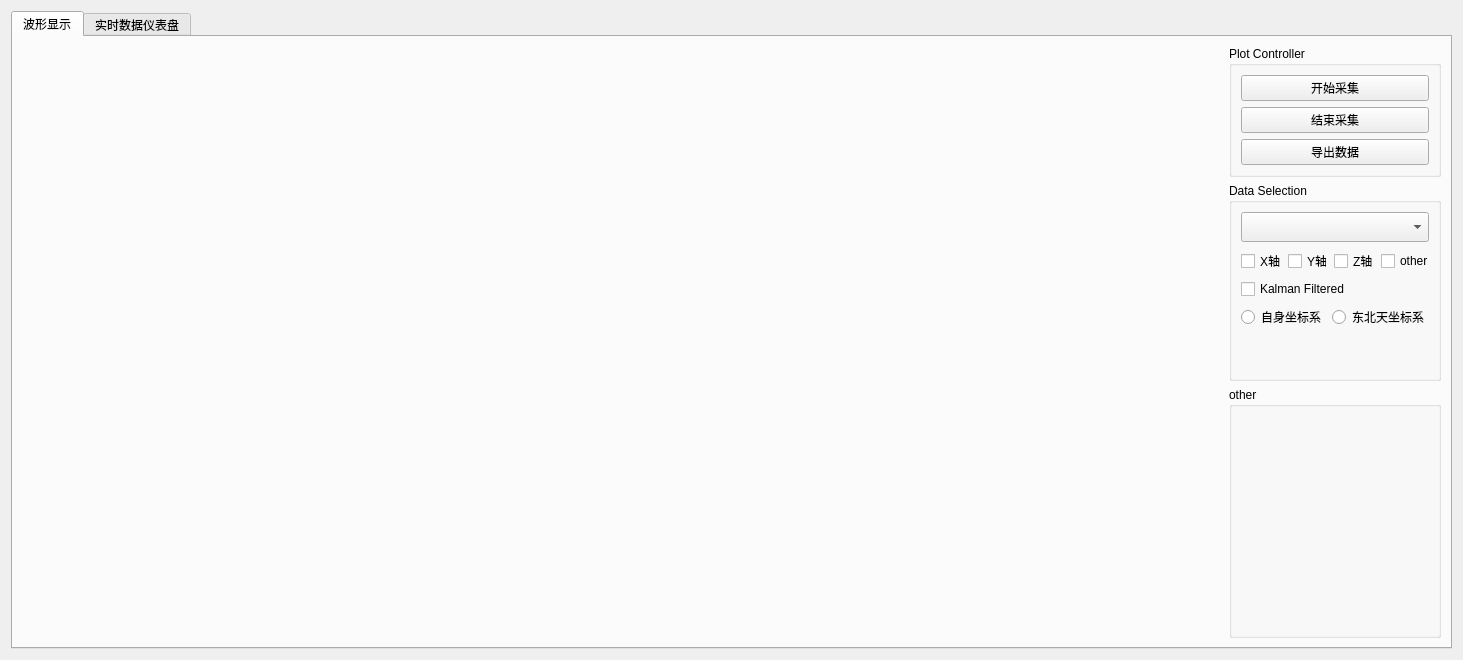
<?xml version="1.0" encoding="UTF-8"?>
<ui version="4.0">
 <class>ImuPage</class>
 <widget class="QWidget" name="ImuPage">
  <property name="geometry">
   <rect>
    <x>0</x>
    <y>0</y>
    <width>1463</width>
    <height>660</height>
   </rect>
  </property>
  <property name="windowTitle">
   <string>Form</string>
  </property>
  <layout class="QVBoxLayout" name="verticalLayout_3">
   <item>
    <widget class="QTabWidget" name="ImutabWidget">
     <property name="currentIndex">
      <number>0</number>
     </property>
     <widget class="QWidget" name="waveformTab">
      <attribute name="title">
       <string>波形显示</string>
      </attribute>
      <layout class="QHBoxLayout" name="horizontalLayout_3">
       <item>
        <layout class="QHBoxLayout" name="waveform_controller_HLayout" stretch="6,1">
         <item>
          <widget class="MyWaveform" name="waveformPlot" native="true"/>
         </item>
         <item>
          <layout class="QVBoxLayout" name="controller_boxs_VLayout" stretch="1,0,2">
           <item>
            <widget class="QGroupBox" name="plotControllerBox">
             <property name="title">
              <string>Plot Controller</string>
             </property>
             <layout class="QVBoxLayout" name="verticalLayout">
              <item>
               <widget class="QPushButton" name="startCollectionButton">
                <property name="sizePolicy">
                 <sizepolicy hsizetype="Minimum" vsizetype="Maximum">
                  <horstretch>0</horstretch>
                  <verstretch>0</verstretch>
                 </sizepolicy>
                </property>
                <property name="minimumSize">
                 <size>
                  <width>100</width>
                  <height>0</height>
                 </size>
                </property>
                <property name="maximumSize">
                 <size>
                  <width>16777215</width>
                  <height>60</height>
                 </size>
                </property>
                <property name="text">
                 <string>开始采集</string>
                </property>
               </widget>
              </item>
              <item>
               <widget class="QPushButton" name="stopCollectionButton">
                <property name="sizePolicy">
                 <sizepolicy hsizetype="Minimum" vsizetype="Maximum">
                  <horstretch>0</horstretch>
                  <verstretch>0</verstretch>
                 </sizepolicy>
                </property>
                <property name="minimumSize">
                 <size>
                  <width>100</width>
                  <height>0</height>
                 </size>
                </property>
                <property name="maximumSize">
                 <size>
                  <width>16777215</width>
                  <height>60</height>
                 </size>
                </property>
                <property name="text">
                 <string>结束采集</string>
                </property>
               </widget>
              </item>
              <item>
               <widget class="QPushButton" name="exportDataButton">
                <property name="sizePolicy">
                 <sizepolicy hsizetype="Minimum" vsizetype="Maximum">
                  <horstretch>0</horstretch>
                  <verstretch>0</verstretch>
                 </sizepolicy>
                </property>
                <property name="minimumSize">
                 <size>
                  <width>100</width>
                  <height>0</height>
                 </size>
                </property>
                <property name="maximumSize">
                 <size>
                  <width>16777215</width>
                  <height>60</height>
                 </size>
                </property>
                <property name="text">
                 <string>导出数据</string>
                </property>
               </widget>
              </item>
             </layout>
            </widget>
           </item>
           <item>
            <widget class="QGroupBox" name="dataSelectionGroupBox">
             <property name="title">
              <string>Data Selection</string>
             </property>
             <property name="alignment">
              <set>Qt::AlignLeading|Qt::AlignLeft|Qt::AlignTop</set>
             </property>
             <layout class="QVBoxLayout" name="verticalLayout_4">
              <item>
               <layout class="QVBoxLayout" name="verticalLayout_2">
                <property name="spacing">
                 <number>7</number>
                </property>
                <property name="sizeConstraint">
                 <enum>QLayout::SetFixedSize</enum>
                </property>
                <item>
                 <widget class="QComboBox" name="dataTypeComboBox">
                  <property name="sizePolicy">
                   <sizepolicy hsizetype="MinimumExpanding" vsizetype="Preferred">
                    <horstretch>0</horstretch>
                    <verstretch>0</verstretch>
                   </sizepolicy>
                  </property>
                  <property name="minimumSize">
                   <size>
                    <width>0</width>
                    <height>30</height>
                   </size>
                  </property>
                  <property name="maximumSize">
                   <size>
                    <width>200</width>
                    <height>50</height>
                   </size>
                  </property>
                  <property name="sizeIncrement">
                   <size>
                    <width>0</width>
                    <height>0</height>
                   </size>
                  </property>
                  <property name="baseSize">
                   <size>
                    <width>0</width>
                    <height>30</height>
                   </size>
                  </property>
                  <property name="font">
                   <font>
                    <pointsize>10</pointsize>
                   </font>
                  </property>
                  <property name="styleSheet">
                   <string notr="true">QComboBox {   padding-left: 20px; }</string>
                  </property>
                  <property name="currentText">
                   <string/>
                  </property>
                 </widget>
                </item>
                <item>
                 <layout class="QGridLayout" name="gridLayout">
                  <property name="leftMargin">
                   <number>0</number>
                  </property>
                  <property name="verticalSpacing">
                   <number>0</number>
                  </property>
                  <item row="0" column="2">
                   <widget class="QCheckBox" name="axisCheckBox_3">
                    <property name="sizePolicy">
                     <sizepolicy hsizetype="MinimumExpanding" vsizetype="Fixed">
                      <horstretch>0</horstretch>
                      <verstretch>0</verstretch>
                     </sizepolicy>
                    </property>
                    <property name="minimumSize">
                     <size>
                      <width>30</width>
                      <height>20</height>
                     </size>
                    </property>
                    <property name="maximumSize">
                     <size>
                      <width>100</width>
                      <height>30</height>
                     </size>
                    </property>
                    <property name="text">
                     <string>Z轴</string>
                    </property>
                   </widget>
                  </item>
                  <item row="0" column="1">
                   <widget class="QCheckBox" name="axisCheckBox_2">
                    <property name="sizePolicy">
                     <sizepolicy hsizetype="MinimumExpanding" vsizetype="Fixed">
                      <horstretch>0</horstretch>
                      <verstretch>0</verstretch>
                     </sizepolicy>
                    </property>
                    <property name="minimumSize">
                     <size>
                      <width>30</width>
                      <height>20</height>
                     </size>
                    </property>
                    <property name="maximumSize">
                     <size>
                      <width>100</width>
                      <height>30</height>
                     </size>
                    </property>
                    <property name="text">
                     <string>Y轴</string>
                    </property>
                   </widget>
                  </item>
                  <item row="0" column="0">
                   <widget class="QCheckBox" name="axisCheckBox_1">
                    <property name="sizePolicy">
                     <sizepolicy hsizetype="MinimumExpanding" vsizetype="Fixed">
                      <horstretch>0</horstretch>
                      <verstretch>0</verstretch>
                     </sizepolicy>
                    </property>
                    <property name="minimumSize">
                     <size>
                      <width>30</width>
                      <height>20</height>
                     </size>
                    </property>
                    <property name="maximumSize">
                     <size>
                      <width>100</width>
                      <height>30</height>
                     </size>
                    </property>
                    <property name="text">
                     <string>X轴</string>
                    </property>
                   </widget>
                  </item>
                  <item row="0" column="3">
                   <widget class="QCheckBox" name="axisCheckBox_4">
                    <property name="sizePolicy">
                     <sizepolicy hsizetype="MinimumExpanding" vsizetype="Fixed">
                      <horstretch>0</horstretch>
                      <verstretch>0</verstretch>
                     </sizepolicy>
                    </property>
                    <property name="minimumSize">
                     <size>
                      <width>30</width>
                      <height>20</height>
                     </size>
                    </property>
                    <property name="maximumSize">
                     <size>
                      <width>100</width>
                      <height>30</height>
                     </size>
                    </property>
                    <property name="text">
                     <string>other</string>
                    </property>
                   </widget>
                  </item>
                 </layout>
                </item>
               </layout>
              </item>
              <item>
               <widget class="QCheckBox" name="KalmanFilteredCheckBox">
                <property name="text">
                 <string>Kalman Filtered</string>
                </property>
               </widget>
              </item>
              <item>
               <layout class="QHBoxLayout" name="CoordinateSelectLayout">
                <item>
                 <widget class="QRadioButton" name="toIMU_RButton">
                  <property name="text">
                   <string>自身坐标系</string>
                  </property>
                 </widget>
                </item>
                <item>
                 <widget class="QRadioButton" name="toENU_RButton">
                  <property name="text">
                   <string>东北天坐标系</string>
                  </property>
                 </widget>
                </item>
               </layout>
              </item>
              <item>
               <spacer name="verticalSpacer">
                <property name="orientation">
                 <enum>Qt::Vertical</enum>
                </property>
                <property name="sizeHint" stdset="0">
                 <size>
                  <width>20</width>
                  <height>40</height>
                 </size>
                </property>
               </spacer>
              </item>
             </layout>
            </widget>
           </item>
           <item>
            <widget class="QGroupBox" name="otherFunctionGroupBox">
             <property name="title">
              <string>other</string>
             </property>
             <layout class="QVBoxLayout" name="verticalLayout_5">
              <item>
               <spacer name="verticalSpacer_2">
                <property name="orientation">
                 <enum>Qt::Vertical</enum>
                </property>
                <property name="sizeHint" stdset="0">
                 <size>
                  <width>20</width>
                  <height>40</height>
                 </size>
                </property>
               </spacer>
              </item>
             </layout>
            </widget>
           </item>
          </layout>
         </item>
        </layout>
       </item>
      </layout>
     </widget>
     <widget class="QWidget" name="DataDisplayTab">
      <attribute name="title">
       <string>实时数据仪表盘</string>
      </attribute>
     </widget>
    </widget>
   </item>
  </layout>
 </widget>
 <customwidgets>
  <customwidget>
   <class>MyWaveform</class>
   <extends>QWidget</extends>
   <header location="global">library/mywaveform.h</header>
   <container>1</container>
  </customwidget>
 </customwidgets>
 <resources/>
 <connections/>
</ui>
